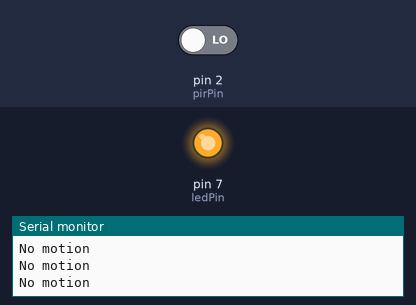
Bench run of a sketch on a simulated Arduino Uno, built with avr-gcc and run on an emulated ATmega328P. On the bench: output pins drawn as LEDs (lit = HIGH), the last lines printed to the serial monitor. Inputs (shaded band) come from the test bench; at power-on: pin 2 (pirPin) LOW.

Above: at 2.8 s.
2.9 s: pin 2 (pirPin) driven HIGH
At 3.4 s:
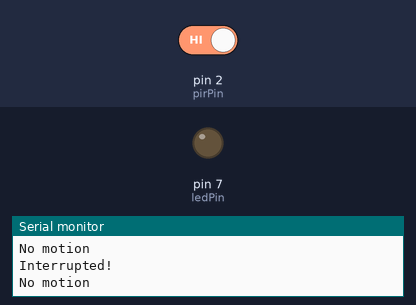
4.5 s: pin 2 (pirPin) driven LOW
At 6.1 s:
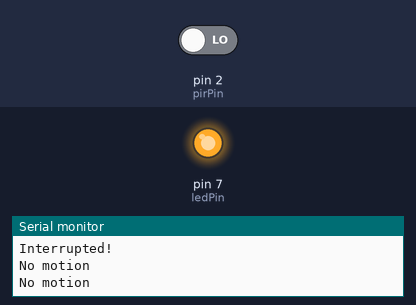
Timing chart, 0 to 7.6 s (numbered marks = the images above; inputs shaded):
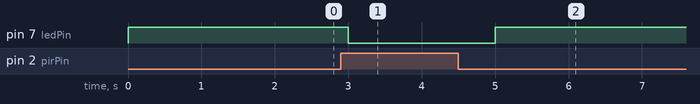

Measured:
- after the input at 2.9 s, pin 7 (ledPin): HIGH → LOW after 0.10 s
- after the input at 4.5 s, pin 7 (ledPin): LOW → HIGH after 0.50 s

The sketch:

Task1.2P.ino
```cpp
// C++ code
//
const int pirPin = 2; // PIR Pin
const int ledPin = 7; // LED Pin
volatile byte ledState = HIGH;
volatile byte pirState = LOW;

void setup()
{
    Serial.begin(9600);            // Starting Serial Terminal
    pinMode(pirPin, INPUT_PULLUP); // Set the pin for PIR
    pinMode(ledPin, OUTPUT);       // Set the pin for LED
    attachInterrupt(digitalPinToInterrupt(pirPin), turnLED, CHANGE);
}

void loop()
{
    pirState = digitalRead(pirPin);
    Serial.print("No motion");
    Serial.println();
    digitalWrite(ledPin, ledState);
    delay(1000);
}

void turnLED()
{
    ledState = !ledState;
    Serial.print("Interrupted!");
    Serial.println();
    delay(1000);
}
```

Task1.1P.cpp
```cpp
// C++ code
//
const int pirPin = 2; // PIR Pin
const int ledPin = 7; // LED Pin
volatile byte ledState = HIGH;
volatile byte pirState = LOW;

void setup()
{
    Serial.begin(9600);            // Starting Serial Terminal
    pinMode(pirPin, INPUT_PULLUP); // Set the pin for PIR
    pinMode(ledPin, OUTPUT);       // Set the pin for LED
}

void loop()
{
    pirState = digitalRead(pirPin);
    Serial.print("No motion");
    Serial.println();
    if (pirState == HIGH)
    {
        ledState = !ledState;
        Serial.print("Motion detected!");
        Serial.println();
    }
    digitalWrite(ledPin, ledState);
    delay(1000);
}
```
